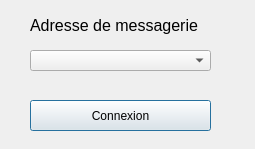
<?xml version="1.0" encoding="UTF-8"?>
<ui version="4.0">
 <class>FormConnectWindows</class>
 <widget class="QDialog" name="FormConnectWindows">
  <property name="geometry">
   <rect>
    <x>0</x>
    <y>0</y>
    <width>255</width>
    <height>149</height>
   </rect>
  </property>
  <property name="windowTitle">
   <string>Authentification - VISIOFACE</string>
  </property>
  <widget class="QPushButton" name="pushButton">
   <property name="geometry">
    <rect>
     <x>30</x>
     <y>100</y>
     <width>181</width>
     <height>31</height>
    </rect>
   </property>
   <property name="text">
    <string>Connexion</string>
   </property>
  </widget>
  <widget class="QLabel" name="label">
   <property name="geometry">
    <rect>
     <x>30</x>
     <y>10</y>
     <width>211</width>
     <height>31</height>
    </rect>
   </property>
   <property name="font">
    <font>
     <pointsize>12</pointsize>
    </font>
   </property>
   <property name="text">
    <string>Adresse de messagerie</string>
   </property>
  </widget>
  <widget class="QComboBox" name="comboBox">
   <property name="geometry">
    <rect>
     <x>30</x>
     <y>50</y>
     <width>181</width>
     <height>21</height>
    </rect>
   </property>
  </widget>
 </widget>
 <resources/>
 <connections/>
</ui>
